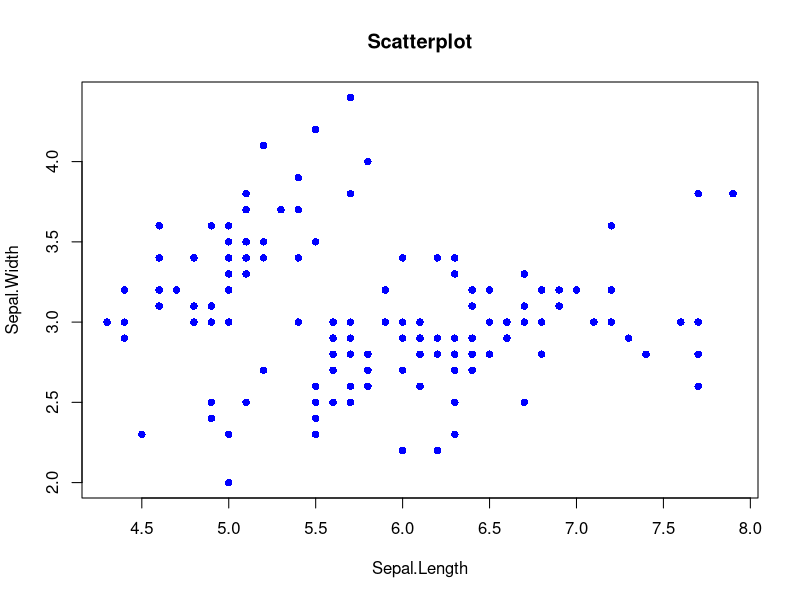
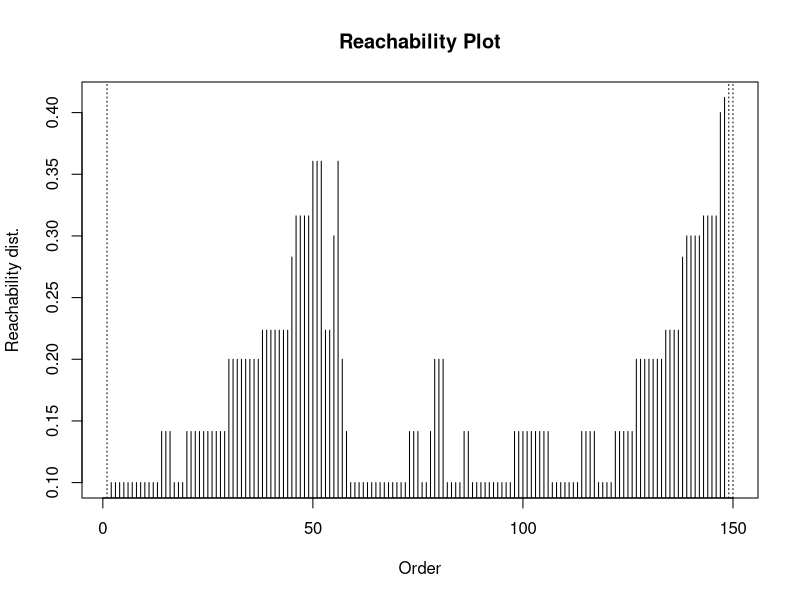

These figures' R source, in order:
# Menginstal dan memuat paket-paket yang diperlukan
install.packages("dbscan")

# Memuat paket
library(dbscan)

# Memuat dataset contoh (misalnya, data iris)
data(iris)

# Memilih kolom yang akan digunakan
# (di sini kita menggunakan kolom Sepal.Length dan Sepal.Width)
dataset <- iris[, c("Sepal.Length", "Sepal.Width")]

# Memvisualisasikan scatterplot sebelum grafik Reachability Plot
plot(dataset, col = "blue", pch = 16,
     xlab = "Sepal.Length", ylab = "Sepal.Width", main = "Scatterplot")

# Menjalankan algoritma OPTICS
optics_result <- optics(dataset, eps = 0.5, minPts = 5)

# Menampilkan hasil
print(optics_result)

# Memvisualisasikan hasil menggunakan plot OPTICS
plot(optics_result, dataset)
